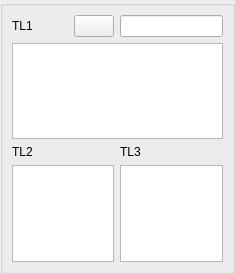
<ui version="4.0" >
 <class>MeasureGUI_1Sel1TextView2ListBox_QTD</class>
 <widget class="QWidget" name="MeasureGUI_1Sel1TextView2ListBox_QTD" >
  <property name="geometry" >
   <rect>
    <x>0</x>
    <y>0</y>
    <width>235</width>
    <height>274</height>
   </rect>
  </property>
  <property name="windowTitle" >
   <string/>
  </property>
  <layout class="QGridLayout" >
   <property name="leftMargin" >
    <number>0</number>
   </property>
   <property name="topMargin" >
    <number>0</number>
   </property>
   <property name="rightMargin" >
    <number>0</number>
   </property>
   <property name="bottomMargin" >
    <number>0</number>
   </property>
   <property name="horizontalSpacing" >
    <number>6</number>
   </property>
   <property name="verticalSpacing" >
    <number>6</number>
   </property>
   <item row="0" column="0" >
    <widget class="QGroupBox" name="GroupBox1" >
     <property name="title" >
      <string/>
     </property>
     <layout class="QGridLayout" >
      <property name="leftMargin" >
       <number>9</number>
      </property>
      <property name="topMargin" >
       <number>9</number>
      </property>
      <property name="rightMargin" >
       <number>9</number>
      </property>
      <property name="bottomMargin" >
       <number>9</number>
      </property>
      <property name="horizontalSpacing" >
       <number>6</number>
      </property>
      <property name="verticalSpacing" >
       <number>6</number>
      </property>
      <item row="3" column="2" >
       <widget class="QListWidget" name="ListBox2" />
      </item>
      <item row="3" column="0" colspan="2" >
       <widget class="QListWidget" name="ListBox1" />
      </item>
      <item row="0" column="2" >
       <widget class="QLineEdit" name="LineEdit1" >
        <property name="minimumSize" >
         <size>
          <width>100</width>
          <height>0</height>
         </size>
        </property>
       </widget>
      </item>
      <item row="1" column="0" colspan="3" >
       <widget class="QTextBrowser" name="TextView1" />
      </item>
      <item row="2" column="0" >
       <widget class="QLabel" name="TextLabel2" >
        <property name="text" >
         <string>TL2</string>
        </property>
       </widget>
      </item>
      <item row="2" column="2" >
       <widget class="QLabel" name="TextLabel3" >
        <property name="text" >
         <string>TL3</string>
        </property>
       </widget>
      </item>
      <item row="0" column="0" >
       <widget class="QLabel" name="TextLabel1" >
        <property name="text" >
         <string>TL1</string>
        </property>
       </widget>
      </item>
      <item row="0" column="1" >
       <widget class="QPushButton" name="PushButton1" >
        <property name="sizePolicy" >
         <sizepolicy vsizetype="Fixed" hsizetype="Fixed" >
          <horstretch>0</horstretch>
          <verstretch>0</verstretch>
         </sizepolicy>
        </property>
        <property name="text" >
         <string/>
        </property>
       </widget>
      </item>
     </layout>
    </widget>
   </item>
  </layout>
 </widget>
 <tabstops>
  <tabstop>PushButton1</tabstop>
  <tabstop>LineEdit1</tabstop>
  <tabstop>TextView1</tabstop>
 </tabstops>
 <resources/>
 <connections/>
</ui>
